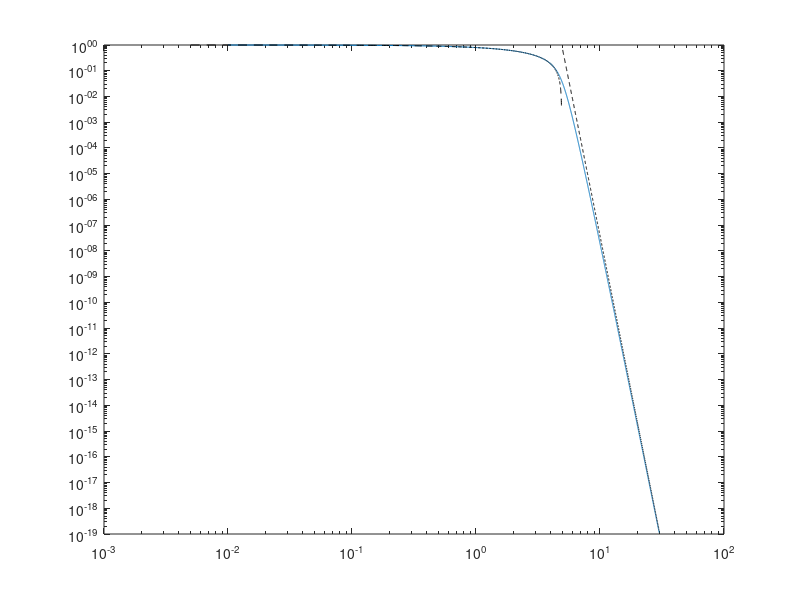
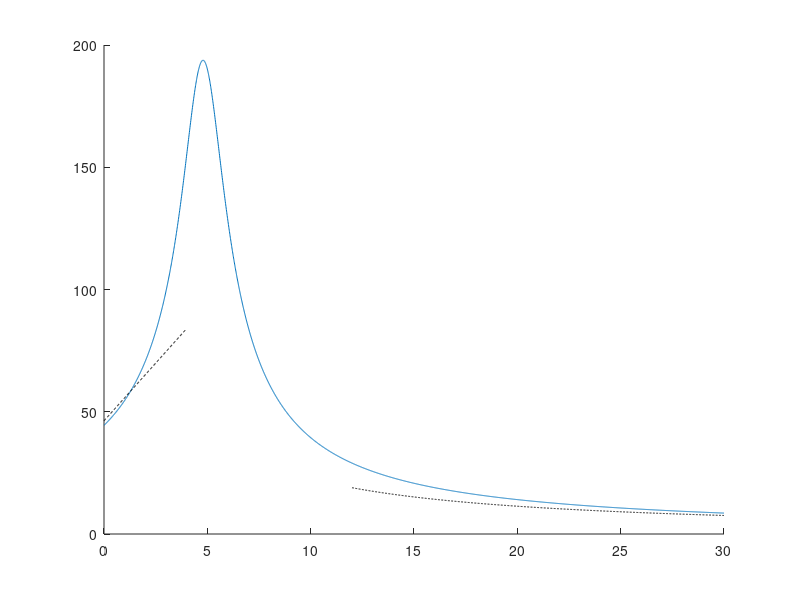
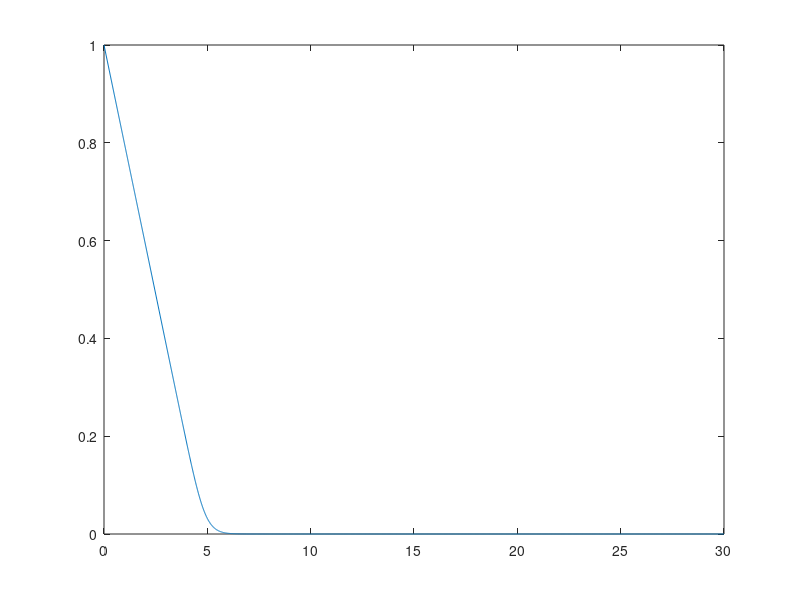
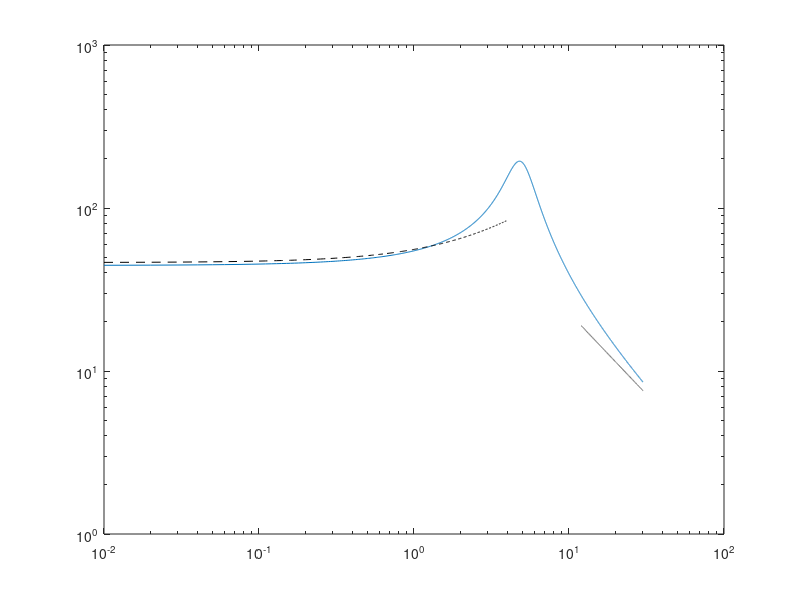

MATLAB code to generate these figures, in order:
%random walk model for severing competition

%parameters
kt=.11; 
ks=.54;  % rate per second of a tubulin protein falling off
L=25;
cts=0:.01:30;
x0=1;
%%
kT=kt*cts;
pt= kT./(kT+ks);
ps= ks./(kT+ks);
r=pt./ps;
tstep=zeros(size(cts));
for a=1:length(kT)
    tstep(a)=1/(ks+kT(a));
end
C= ((pt./ps).^(x0)-1)./( ((pt./ps).^L)-1); %probability
data=[32.3,9.2; %0: mean, std 
      75.4,30.8; %2: mean, std 
      193.8,101.5] ;
C5=tstep.*(((r+1)./(r-1)).*(((r.^L+1)./(r.^L-1)).*L-((r.^x0+1)./(r.^x0-1)).*x0)); %severing time
for i=1:length(kT)
    if kT(i)==ks
        C5(i)=(L^2-x0^2)/3;
    end
end
%% loglog plot for probability
figure
loglog(cts,C,'DisplayName','theory');
hold on;
ct4=0:.005:4.895;
plinet=zeros(1,length(ct4));
for i=1:length(ct4)
    plinet(i)=1-(kt*ct4(i)/ks); %asymptotics
end
loglog(ct4,plinet,'--','Color','black')
ct5=5:.01:30;
pcurvet=zeros(1,length(ct5));
for i=1:length(ct5)
    pcurvet(i)=(kt*ct5(i)/ks)^(-24); %our asymptotic approx
end
loglog(ct5,pcurvet,'--','Color','black')
%% plot for severing time
figure;
hold on;
plot(cts,C5,'DisplayName','theory');
hold on
ct2=0:.01:4;
linet=zeros(1,length(ct2));
for i=1:length(ct2)
    linet(i)=(L/ks)*(1+(kt*ct2(i)/ks));
end
plot(ct2,linet,'--','Color','black')
hold on
ct3=12:.01:30;
curvet=zeros(1,length(ct3));
for i=1:length(ct3)
    curvet(i)=(L/ks)*(1/(kt*ct3(i)/ks)); %our asymptotic approx
end
plot(ct3,curvet,'--','Color','black')
%% plots [T] vs probability
figure
plot(cts,C)
%% loglog plot for severing time
figure;
loglog(cts,C5,'DisplayName','theory');
hold on
ct2=0:.01:4;
linet=zeros(1,length(ct2));
for i=1:length(ct2)
    linet(i)=(L/ks)*(1+(kt*ct2(i)/ks)); %asymptotic
end
loglog(ct2,linet,'--','Color','black')
hold on
ct3=12:.01:30;
curvet=zeros(1,length(ct3));
for i=1:length(ct3)
    curvet(i)=(L/ks)*(1/(kt*ct3(i)/ks));
end
loglog(ct3,curvet,'--','Color','black')